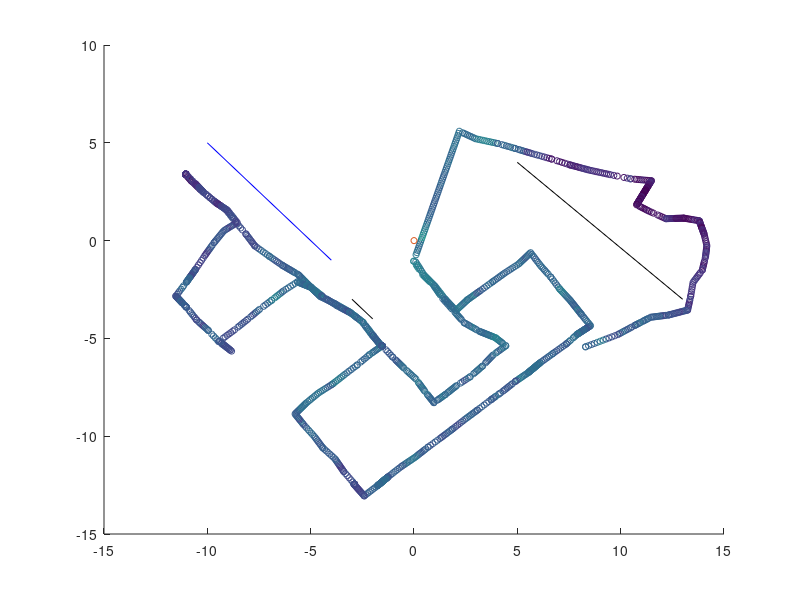

Source code (MATLAB):
%%%% This file includes the antenna positions for all the different
%%%% positions of the antennas and for the measurements on different floors

%% UG 1
%% UG 1 - ant pos 1
% load('DMB_UG1_24_AntPos1.mat')
% load('DMB_UG1_58_AntPos1.mat')
 
% Antenna position 
% ap_x = 43.5;
% ap_y = - 16;
% ap_z = 3.08;
% z_pos = (4.05 - ap_z)*ones(size(signal_strength(1),1));

%% UG 1 - ant pos 2
% load('DMB_UG1_24_AntPos2.mat')
% load('DMB_UG1_58_AntPos2.mat')

% Antenna Position
% ap_x = 50;
% ap_y = - 27;
% ap_z = 5.3;
% z_pos = (4.05 - ap_z)*ones(size(signal_strength(1),1)); 

%% UG 2
%% UG 2 - ant pos 1
load('DMB_UG2_24_AntPos1.mat')
% load('DMB_UG2_58_AntPos1.mat')

ap_x = 25.5;
ap_y = -21.5;
ap_z = 3.08;
z_pos = (1.05 - ap_z)*ones(size(signal_strength(1),1));

%% change ap to center
x_pos = x_pos - ap_x;
y_pos = - y_pos - ap_y;

clear VarName2 VarName3 VarName7

%% define wall segments
%% UG 1 - ant pos 2
% c_wall are the concrete walls, m_wall are the metal curtains

% c_wall = [-28 -6.5 -4 -6.5;
%           -28 -6.5 -28 -5 ;
%           -28 -2 -28 5 ;
%           -22 -6.5 -22 1 ;
%           -22 5 -22 14 ;
%           -22 5 -28 5 ;
%           -22 5 -18 3 ;
%           -19 -2 -16 -2 ;
%           -18 -2 -18 1 ;
%           -14 -3 -12 -1 ;
%           -11 -5 -6.5 -5 ;
%           -15 1 -4 -6.5 ;
%           -5 -6 9 6.5 ;
%           9 6.5 26 6.5 ;
%           -2 13 5 7 ;
%           17.5 6.5 17.5 7.8 ;
%           17.5 8.8 17.5 18];
% m_wall = [-11 8 -17.5 14.5; -4 15 -11 21];
% column = [-15.5 1.5 -14.5 2.5;
%            -9.5 10.5 -8.5 11.5;
%            2 3 3 2;
%            9 11 10 10];

%% UG 1 - ant pos 1
% m_wall = [-13 6 -6 -1.6;
%           -3.5 10.5 3 3];
% c_wall = [5 1 11 -4];
% column = [-0.5 0 0 1];

%% UG 2 - ant pos 1
m_wall = [-4 -1 -10 5];
c_wall = [5 4 13 -3];
column = [-2 -4 -3 -3];

%% checking data

scatter(x_pos, y_pos, 20, signal_strength)
hold on
scatter(0,0,20)
for i = 1:size(c_wall,1)
plot([c_wall(i,1);c_wall(i,3)],[c_wall(i,2);c_wall(i,4)],'k');
end
for i = 1:size(m_wall,1)
plot([m_wall(i,1);m_wall(i,3)],[m_wall(i,2);m_wall(i,4)],'b');
end
for i = 1:size(column,1)
plot([column(i,1);column(i,3)],[column(i,2);column(i,4)],'k');
end

%% knowns for 2.4GHz
% freq = 2.4*10^9;
% tx_power = 15;
% tx_gain = 10;
% all_loss = 5;

%% knows for 5.8GHz
freq = 5.8*10^9;
tx_power = 10;
tx_gain = 9.27;
all_loss = 5;